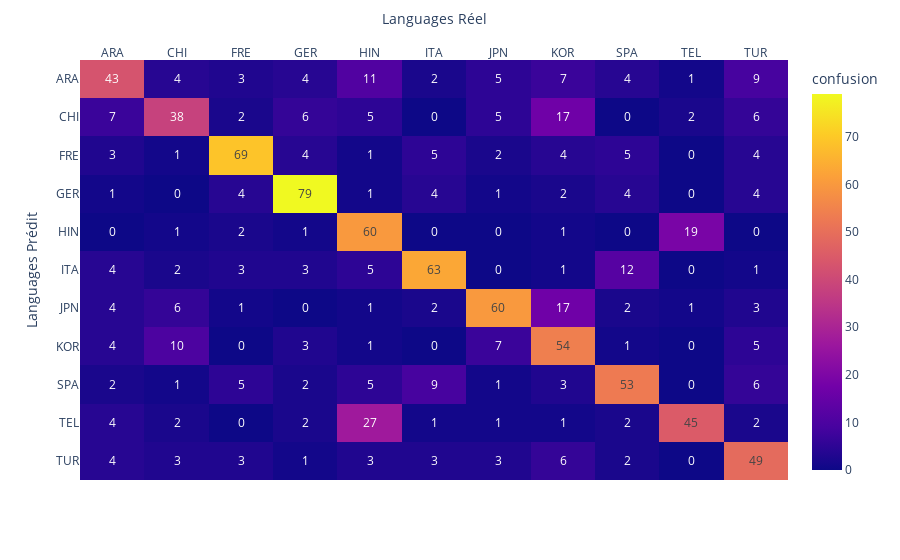
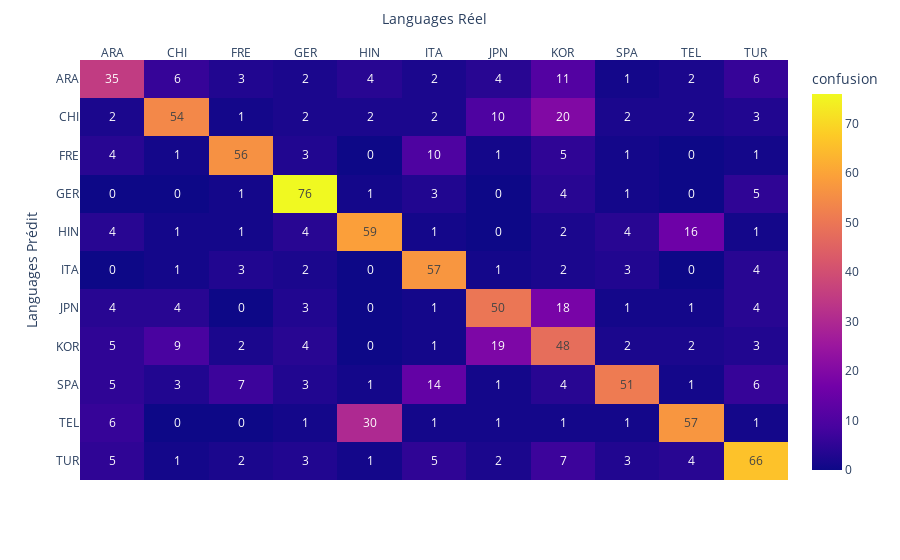

Notebook code for these charts, in order:
### Code cell
from sklearn.linear_model import LogisticRegression
from sklearn.feature_extraction.text import CountVectorizer, TfidfVectorizer

X = df["Text"]
y = df["Lang"]

X_train, X_dev, X_test, y_train, y_dev, y_test = utils.get_train_dev_test(X, y)
label_encoder, labels = utils.get_label_encoder(df["Lang"])

utils.train_one_model(CountVectorizer(), LogisticRegression(), labels, label_encoder, X_train, y_train, X_dev, y_dev, X_test, y_test, draw=True)

### Figure 1 — Plotly figure (JSON) as saved in the notebook; plotly's stock layout.template omitted (floating-point values rounded to 4 significant figures)
{"data": [{"coloraxis": "coloraxis", "hovertemplate": "Languages Réel: %{x}<br>Languages Prédit: %{y}<br>confusion: %{z}<extra></extra>", "name": "0", "texttemplate": "%{z}", "type": "heatmap", "x": ["ARA", "CHI", "FRE", "GER", "HIN", "ITA", "JPN", "KOR", "SPA", "TEL", "TUR"], "xaxis": "x", "y": ["ARA", "CHI", "FRE", "GER", "HIN", "ITA", "JPN", "KOR", "SPA", "TEL", "TUR"], "yaxis": "y", "z": [[43, 4, 3, 4, 11, 2, 5, 7, 4, 1, 9], [7, 38, 2, 6, 5, 0, 5, 17, 0, 2, 6], [3, 1, 69, 4, 1, 5, 2, 4, 5, 0, 4], [1, 0, 4, 79, 1, 4, 1, 2, 4, 0, 4], [0, 1, 2, 1, 60, 0, 0, 1, 0, 19, 0], [4, 2, 3, 3, 5, 63, 0, 1, 12, 0, 1], [4, 6, 1, 0, 1, 2, 60, 17, 2, 1, 3], [4, 10, 0, 3, 1, 0, 7, 54, 1, 0, 5], [2, 1, 5, 2, 5, 9, 1, 3, 53, 0, 6], [4, 2, 0, 2, 27, 1, 1, 1, 2, 45, 2], [4, 3, 3, 1, 3, 3, 3, 6, 2, 0, 49]]}], "layout": {"coloraxis": {"colorbar": {"title": {"text": "confusion"}}, "colorscale": [[0, "#0d0887"], [0.1111, "#46039f"], [0.2222, "#7201a8"], [0.3333, "#9c179e"], [0.4444, "#bd3786"], [0.5556, "#d8576b"], [0.6667, "#ed7953"], [0.7778, "#fb9f3a"], [0.8889, "#fdca26"], [1, "#f0f921"]]}, "margin": {"t": 60}, "xaxis": {"anchor": "y", "domain": [0, 1], "side": "top", "title": {"text": "Languages Réel"}}, "yaxis": {"anchor": "x", "autorange": "reversed", "domain": [0, 1], "title": {"text": "Languages Prédit"}}}}

### Figure 2 — Plotly figure (JSON) as saved in the notebook; plotly's stock layout.template omitted (floating-point values rounded to 4 significant figures)
{"data": [{"coloraxis": "coloraxis", "hovertemplate": "Languages Réel: %{x}<br>Languages Prédit: %{y}<br>confusion: %{z}<extra></extra>", "name": "0", "texttemplate": "%{z}", "type": "heatmap", "x": ["ARA", "CHI", "FRE", "GER", "HIN", "ITA", "JPN", "KOR", "SPA", "TEL", "TUR"], "xaxis": "x", "y": ["ARA", "CHI", "FRE", "GER", "HIN", "ITA", "JPN", "KOR", "SPA", "TEL", "TUR"], "yaxis": "y", "z": [[35, 6, 3, 2, 4, 2, 4, 11, 1, 2, 6], [2, 54, 1, 2, 2, 2, 10, 20, 2, 2, 3], [4, 1, 56, 3, 0, 10, 1, 5, 1, 0, 1], [0, 0, 1, 76, 1, 3, 0, 4, 1, 0, 5], [4, 1, 1, 4, 59, 1, 0, 2, 4, 16, 1], [0, 1, 3, 2, 0, 57, 1, 2, 3, 0, 4], [4, 4, 0, 3, 0, 1, 50, 18, 1, 1, 4], [5, 9, 2, 4, 0, 1, 19, 48, 2, 2, 3], [5, 3, 7, 3, 1, 14, 1, 4, 51, 1, 6], [6, 0, 0, 1, 30, 1, 1, 1, 1, 57, 1], [5, 1, 2, 3, 1, 5, 2, 7, 3, 4, 66]]}], "layout": {"coloraxis": {"colorbar": {"title": {"text": "confusion"}}, "colorscale": [[0, "#0d0887"], [0.1111, "#46039f"], [0.2222, "#7201a8"], [0.3333, "#9c179e"], [0.4444, "#bd3786"], [0.5556, "#d8576b"], [0.6667, "#ed7953"], [0.7778, "#fb9f3a"], [0.8889, "#fdca26"], [1, "#f0f921"]]}, "margin": {"t": 60}, "xaxis": {"anchor": "y", "domain": [0, 1], "side": "top", "title": {"text": "Languages Réel"}}, "yaxis": {"anchor": "x", "autorange": "reversed", "domain": [0, 1], "title": {"text": "Languages Prédit"}}}}
